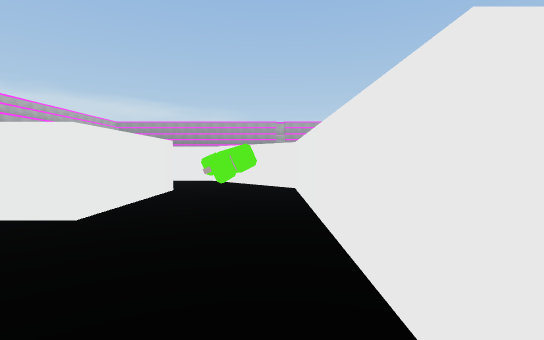
View 1 (above)

24 first-person views from a walk through a Unity game level. The camera is 0.62 m above the floor, tilts 2° down and sees 85° across. The floor is counted in squares, 1 m on a side. Each view is taken from the middle of a square. On the plan, view 1 faces up. The plan holds only what a view shows up to about 9 squares ahead; the rest is blank. The place goes on beyond the plan. The player character is not drawn.

View 2
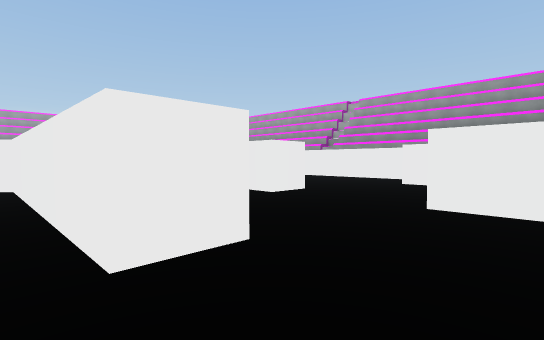

View 3
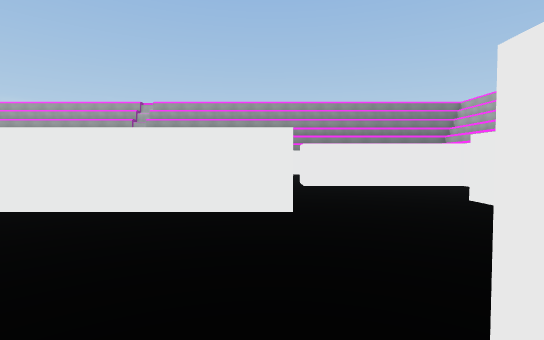

View 4
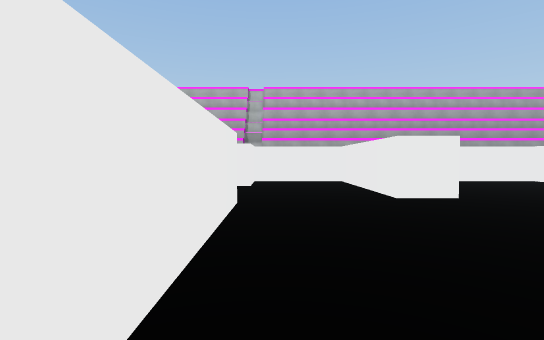

View 5
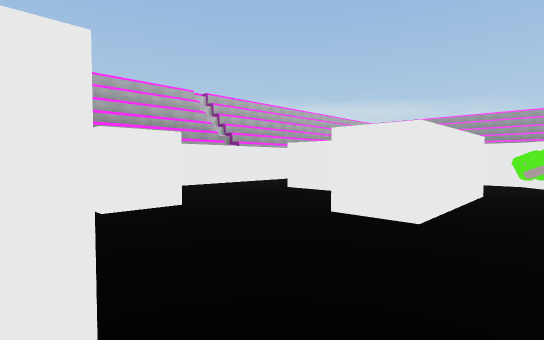

View 6
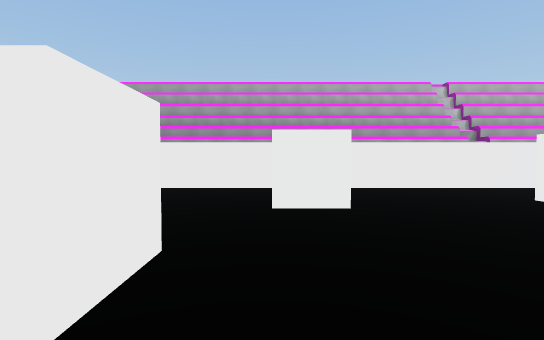

View 7
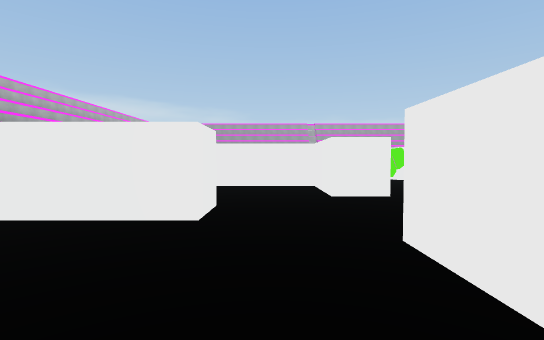

View 8
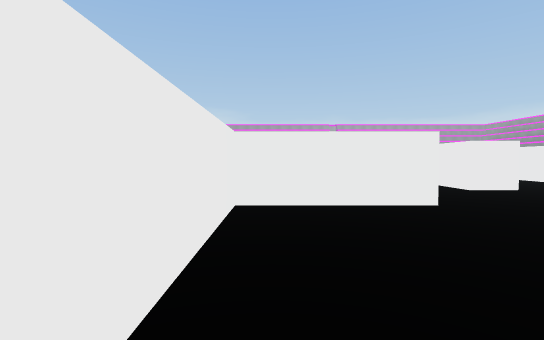

View 9
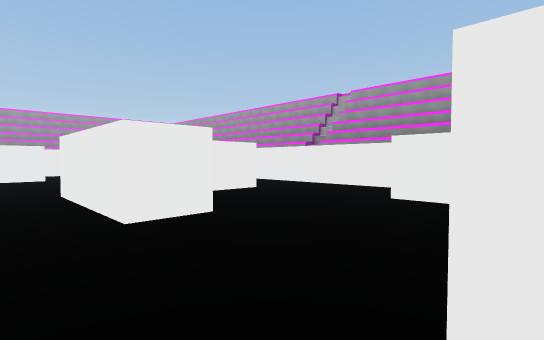

View 10
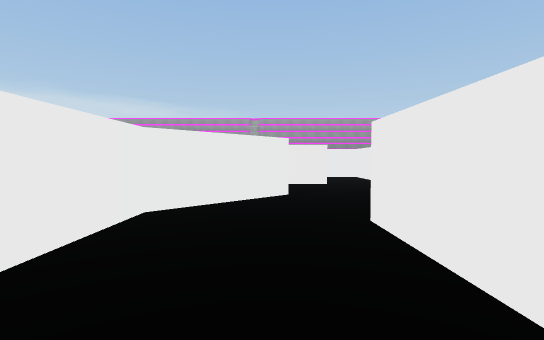

View 11
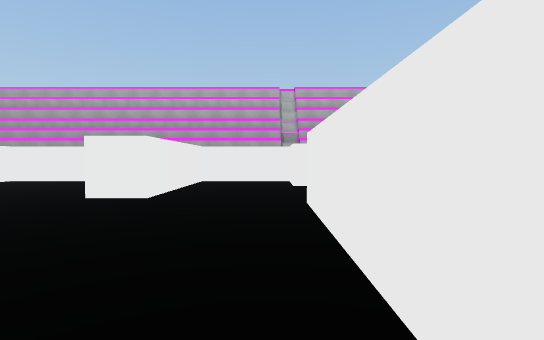

View 12
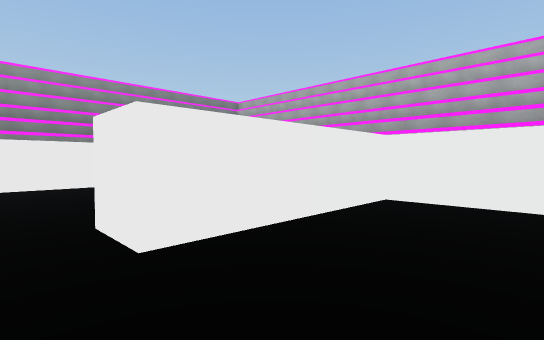

View 13
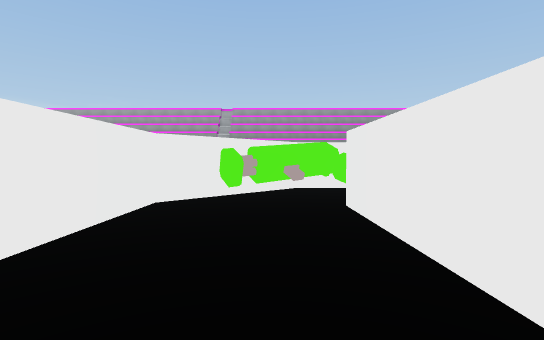

View 14
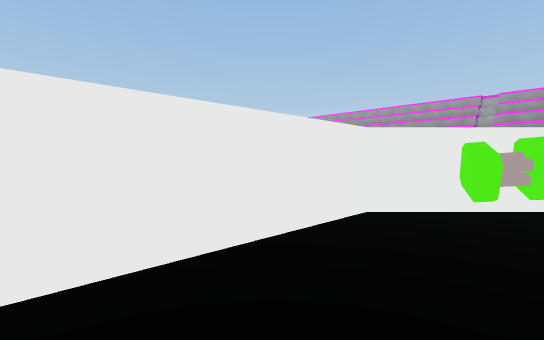

View 15
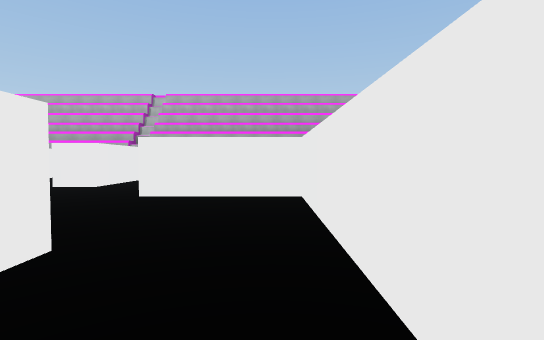

View 16
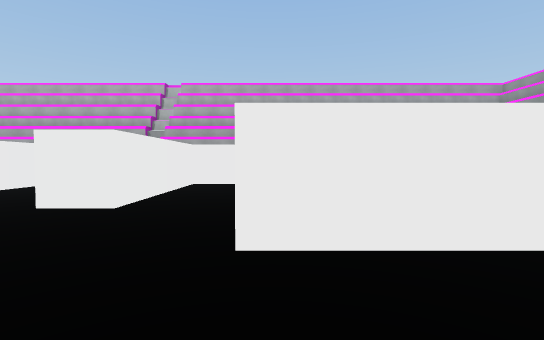

View 17
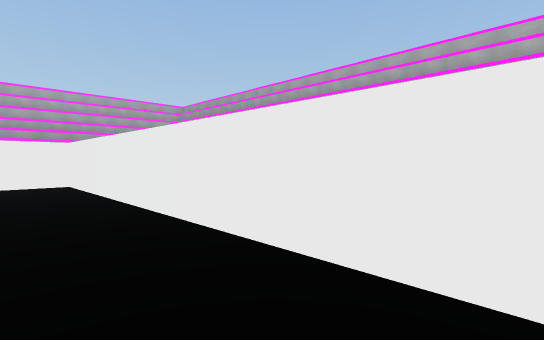

View 18
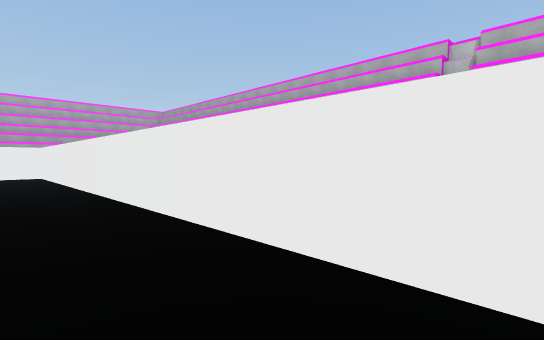

View 19
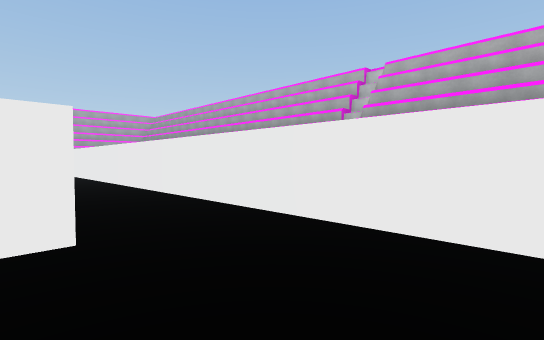

View 20
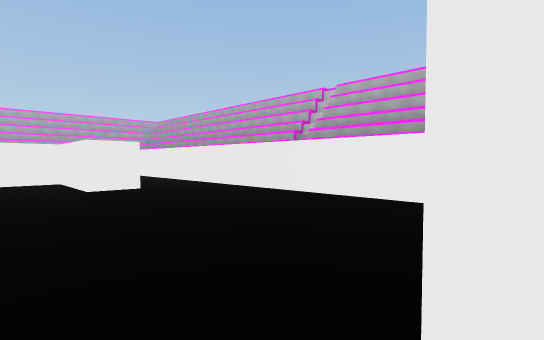

View 21
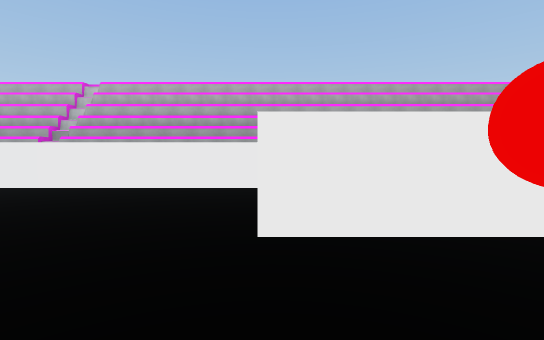

View 22
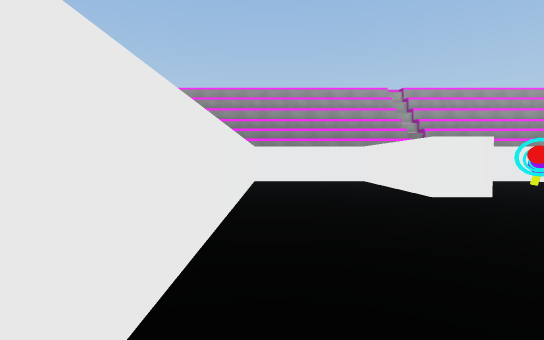

View 23
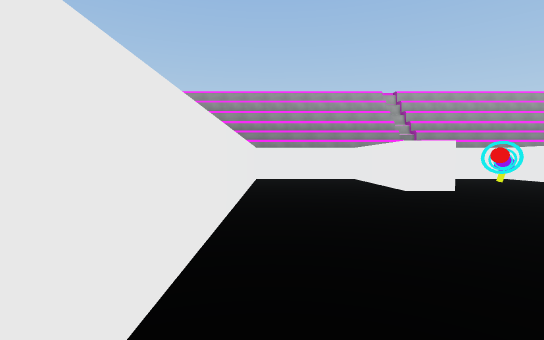

View 24
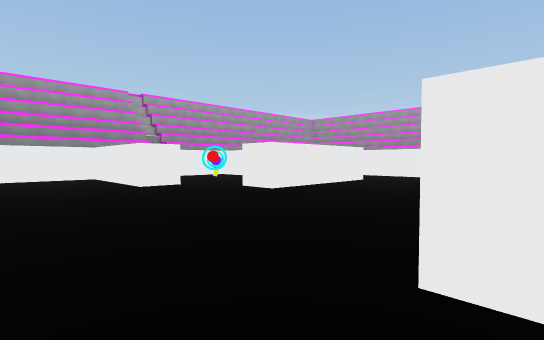

### Floor plan
Points are (right, up) in squares from view 1. A wall is a line through its corners. A room is listed if a view was taken in it or the views show most of it. See-through windows are left out.
Room 1 (views 1, 2, 4, 5, 6, 9, 10, 11, 12)
walls: (5, 3) (4, 3) (4, 6); (-2, 0.3) (-2, -3.5) (4, -3.5) (4, 0.3) (5, 0.3); (2.2, 7.2) (1.5, 6.5) (1.5, 0.7) (0.5, 0.7) (0.5, 6.4) (-0.2, 7.1); (-2, 6) (-2, 3)
ways out: opening at (-2.5, 1.5) to room 2; opening at (3, 6); opening at (4.5, 1.5)
objects: block (1, -3) to (1, -2)
Room 2 (views 3, 7, 8)
walls: (-4.7, 2) (-4.7, 1) (-7.5, 1) (-7.5, -3.5) (-3, -3.5) (-3, 0.3) (-2, 0.3); (-2, 3) (-3, 3) (-3, 5) (-4.5, 5)
ways out: opening at (-2.5, 1.5) to room 1; opening at (-5, 3.5) to room 4
Room 3 (views 13, 14, 15)
walls: (-5, 6) (-2, 6); (-7.5, 9.5) (-7.5, 6.5); (-0.2, 7.1) (-1.7, 8.7) (-5, 8.7)
ways out: opening at (-6.5, 5.5) to room 4; opening at (-6.5, 9) to room 5
objects: other object (-2, 6) to (-1, 8)
Room 4 (view 16)
walls: (-4.5, 5) (-5.5, 5) (-5.5, 5.5); (-7.5, 6.5) (-7.5, 2) (-4.7, 2)
ways out: opening at (-5, 3.5) to room 2; opening at (-6.5, 5.5) to room 3
Room 5 (views 17, 18, 19, 22, 23, 24)
walls: (1.2, 19.5) (-2.5, 19.5) (-2.5, 20.5); (-3.4, 21.9) (-4.4, 21.9) (-4.4, 25.5) (-7.5, 25.5) (-7.5, 9.5); (-5.5, 15) (-5.5, 15.5) (-4.5, 15.5) (-4.5, 13) (-3.4, 13)
ways out: opening at (-6.5, 9) to room 3; opening at (-2.5, 21) to room 6
Room 6 (views 20, 21)
walls: (0.5, 24.1) (0.5, 25.5) (-0.8, 25.5); (-3.4, 24.2) (-3.4, 21.9)
ways out: opening at (-2.5, 21) to room 5
objects: other object (-2, 23) to (-1, 23)

Positions as (right, up) in squares from view 1, and headings:
1: (0, 0), facing up
2: (0, -1), facing up-right
3: (-3, 1), facing right
4: (0, 5), facing down
5: (-1, 0), facing up-left
6: (-1, 1), facing left
7: (-4, -2), facing up
8: (-7, -3), facing up
9: (3, 0), facing up-right
10: (3, 3), facing up
11: (2, 5), facing down
12: (2, 1), facing down-right
13: (-6, 7), facing right
14: (-5, 7), facing up-right
15: (-7, 7), facing down
16: (-5, 4), facing down
17: (-6, 10), facing down-left
18: (-6, 14), facing down-left
19: (-5, 18), facing down-left
20: (-3, 22), facing down-left
21: (-1, 22), facing left
22: (-7, 17), facing up
23: (-7, 16), facing up
24: (-7, 15), facing up-right
